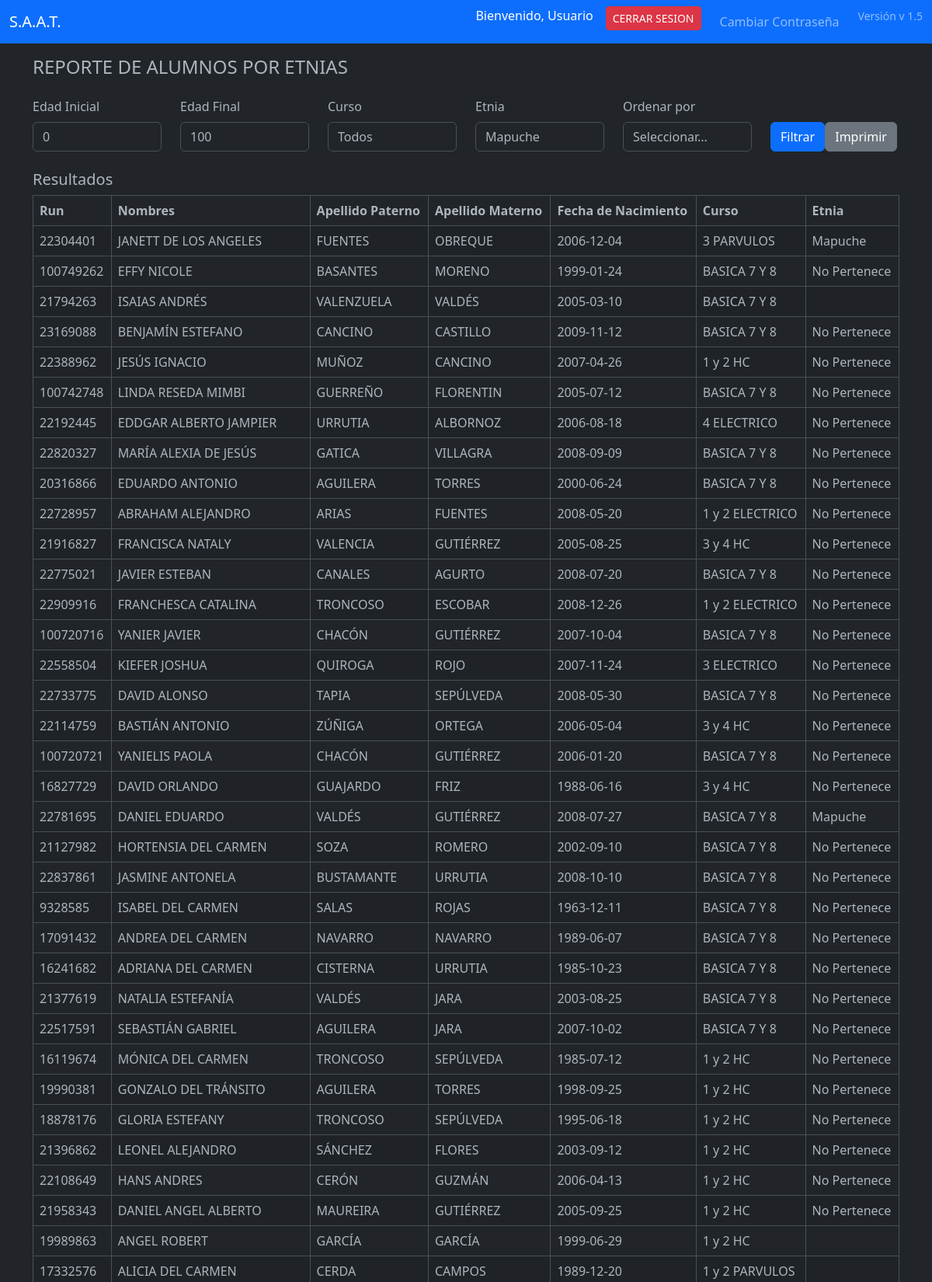
The page /pages/consultas/c.pueblo.originarios.php (upper part) on the database its author committed.
### tables this page shows
CREATE TABLE IF NOT EXISTS `alum` (
  `idalum` int NOT NULL AUTO_INCREMENT,
  `run` int NOT NULL,
  `digv` varchar(5) NOT NULL,
  `nombres` varchar(45) NOT NULL,
  `apaterno` varchar(45) NOT NULL,
  `amaterno` varchar(45) DEFAULT NULL,
  `fnac` date NOT NULL,
  `celular` varchar(45) DEFAULT NULL,
  `telefono` varchar(45) DEFAULT NULL,
  `email` varchar(60) DEFAULT NULL,
  `direcc` varchar(60) NOT NULL,
  `comuna` varchar(45) NOT NULL,
  `codcomuna` varchar(45) DEFAULT NULL,
  `genero` varchar(1) DEFAULT NULL,
  `fincorpora` date NOT NULL,
  `fretiro` date DEFAULT NULL,
  `codetnia` int DEFAULT NULL,
  `rbd` int DEFAULT NULL,
  `anio` year DEFAULT NULL,
  `n_lista` int DEFAULT NULL,
  `codtipoense` int DEFAULT NULL,
  `codgrado` int DEFAULT NULL,
  `descgrado` varchar(300) DEFAULT NULL,
  `letracurso` varchar(1) DEFAULT NULL,
  `foto` varchar(60) DEFAULT NULL,
  `sectorestudiante` varchar(45) NOT NULL,
  `asistencia` int DEFAULT NULL,
  `promedio` decimal(7,1) DEFAULT NULL,
  `estado_civil` varchar(45) DEFAULT NULL,
  `nivelciclo` varchar(60) DEFAULT NULL,
  `tipoensenanza` varchar(50) DEFAULT NULL,
  `georreferencia` varchar(45) DEFAULT NULL,
  `especialidad` varchar(45) DEFAULT NULL,
  `nacionalidad` varchar(45) DEFAULT NULL,
  `matricula` int DEFAULT NULL,
  `trabaja` varchar(45) DEFAULT NULL,
  PRIMARY KEY (`idalum`,`run`),
  UNIQUE KEY `run_UNIQUE` (`run`)
);

CREATE TABLE IF NOT EXISTS `cursos` (
  `id` int NOT NULL AUTO_INCREMENT,
  `nombre` varchar(50) DEFAULT NULL,
  `jornada` varchar(1) NOT NULL,
  `descripcion` text,
  `descgrado` varchar(80) DEFAULT NULL,
  `codtipoense` int DEFAULT NULL,
  `codgrado` int DEFAULT NULL,
  `letra` varchar(1) DEFAULT NULL,
  PRIMARY KEY (`id`)
);

CREATE TABLE IF NOT EXISTS `alum_sociales` (
  `idalum_social` int NOT NULL AUTO_INCREMENT,
  `run_alum_sociales` int NOT NULL,
  `region` varchar(45) DEFAULT NULL,
  `comuna` varchar(40) DEFAULT NULL,
  `establecimiento` varchar(80) DEFAULT NULL,
  `ultimocursoaprobado` varchar(40) DEFAULT NULL,
  `ultimoanioestudio` varchar(10) DEFAULT NULL,
  `cursosrepetido` varchar(45) DEFAULT NULL,
  `veinteporciento` varchar(45) DEFAULT NULL,
  `informe20porciento` varchar(250) DEFAULT NULL,
  `infosalud` varchar(200) DEFAULT NULL,
  `perteneceetnia` varchar(40) DEFAULT NULL,
  `embarazo` varchar(10) DEFAULT NULL,
  `semanas` varchar(15) DEFAULT NULL,
  `pueblooriginario` varchar(20) DEFAULT NULL,
  `evpsicologica` varchar(45) DEFAULT NULL,
  `problemaaprendizaje` varchar(45) DEFAULT NULL,
  `pie` varchar(45) DEFAULT NULL,
  `chilesolida` varchar(45) DEFAULT NULL,
  `chilesolidacual` varchar(45) DEFAULT NULL,
  `sistemasalud` varchar(45) DEFAULT NULL,
  `letrafonasa` varchar(10) DEFAULT NULL,
  `segurosalud` varchar(45) DEFAULT NULL,
  `segurocual` varchar(45) DEFAULT NULL,
  `regsocial` varchar(10) DEFAULT NULL,
  `obsestablecimiento` varchar(60) DEFAULT NULL,
  PRIMARY KEY (`idalum_social`),
  UNIQUE KEY `run_alum_sociales_UNIQUE` (`run_alum_sociales`)
);

### pages/consultas/c.pueblo.originarios.php (the view, shortened to what this page needs)
<?php
include '../../includes/navbar.php';
$database = new Connection();
$db = $database->open();
$edad_inicial = isset($_GET['edad_inicial']) ? (int)$_GET['edad_inicial'] : 0;
$edad_final = isset($_GET['edad_final']) ? (int)$_GET['edad_final'] : 100;
$etnia = isset($_GET['etnia']) ? (int)$_GET['etnia'] : 0;
$sql = "SELECT a.run, a.nombres, a.apaterno, a.amaterno, a.fnac, c.nombre AS curso,
               s.pueblooriginario AS etnia
        FROM alum a
        INNER JOIN cursos c ON a.codtipoense = c.codtipoense AND a.codgrado = c.codgrado
        LEFT JOIN alum_sociales s ON a.run = s.run_alum_sociales
        WHERE (YEAR(CURDATE()) - YEAR(a.fnac)) BETWEEN :edad_inicial AND :edad_final";
$stmt = $db->prepare($sql);
$stmt->bindParam(':edad_inicial', $edad_inicial, PDO::PARAM_INT);
$stmt->bindParam(':edad_final', $edad_final, PDO::PARAM_INT);
$stmt->execute();
$alumnos = $stmt->fetchAll(PDO::FETCH_ASSOC);
$sqlEtnia = "SELECT DISTINCT a.codetnia, s.pueblooriginario FROM alum a
             INNER JOIN alum_sociales s ON a.run = s.run_alum_sociales";
$etniasStmt = $db->prepare($sqlEtnia);
$etniasStmt->execute();
$etnias = $etniasStmt->fetchAll(PDO::FETCH_ASSOC);
?>
<!DOCTYPE html>
<html lang="es" data-bs-theme="dark">
<head>
    <link href="https://cdn.jsdelivr.net/npm/bootstrap@5.3.0/dist/css/bootstrap.min.css" rel="stylesheet">
    <link rel="stylesheet" href="https://cdn.jsdelivr.net/npm/bootstrap-icons@1.10.5/font/bootstrap-icons.css">
</head>
<body>
<div class="container">
    <h4 class="page-header mb-4">REPORTE DE ALUMNOS POR ETNIAS</h4>
    <form method="GET" action="">
        <div class="row">
            <div class="col-md-2">
                <label for="edad_inicial" class="form-label">Edad Inicial</label>
                <input type="number" name="edad_inicial" id="edad_inicial" class="form-control" value="<?php echo $edad_inicial; ?>" required>
            </div>
            <div class="col-md-2">
                <label for="edad_final" class="form-label">Edad Final</label>
                <input type="number" name="edad_final" id="edad_final" class="form-control" value="<?php echo $edad_final; ?>" required>
            </div>
            <div class="col-md-2">
                <label for="curso" class="form-label">Curso</label>
                <select name="curso" id="curso" class="form-control">
                    <option value="Todos">Todos</option>
                </select>
            </div>
            <div class="col-md-2">
                <label for="etnia" class="form-label">Etnia</label>
                <select name="etnia" id="etnia" class="form-control">
                    <?php foreach ($etnias as $etniaOption): ?>
                        <option value="<?php echo $etniaOption['codetnia']; ?>" <?php echo $etnia == $etniaOption['codetnia'] ? 'selected' : ''; ?>>
                            <?php echo $etniaOption['pueblooriginario']; ?>
                        </option>
                    <?php endforeach; ?>
                </select>
            </div>
            <div class="col-md-2">
                <label for="ordenar_por" class="form-label">Ordenar por</label>
                <select name="ordenar_por" id="ordenar_por" class="form-control">
                    <option value="">Seleccionar...</option>
                </select>
            </div>
            <div class="col-md-2 d-flex align-items-end">
                <button type="submit" class="btn btn-primary">Filtrar</button>
                <button type="button" class="btn btn-secondary no-print align-items-center" onclick="window.print();">Imprimir</button>
            </div>
        </div>
    </form>
    <h5 class="mt-4">Resultados</h5>
    <table class="table table-striped table-bordered mt-2">
        <thead>
            <tr>
                <th>Run</th>
                <th>Nombres</th>
                <th>Apellido Paterno</th>
                <th>Apellido Materno</th>
                <th>Fecha de Nacimiento</th>
                <th>Curso</th>
                <th>Etnia</th>
            </tr>
        </thead>
        <tbody>
            <?php if ($alumnos): ?>
                <?php foreach ($alumnos as $alumno): ?>
                    <tr>
                        <td><?php echo $alumno['run']; ?></td>
                        <td><?php echo $alumno['nombres']; ?></td>
                        <td><?php echo $alumno['apaterno']; ?></td>
                        <td><?php echo $alumno['amaterno']; ?></td>
                        <td><?php echo $alumno['fnac']; ?></td>
                        <td><?php echo $alumno['curso']; ?></td>
                        <td><?php echo $alumno['etnia']; ?></td>
                    </tr>
                <?php endforeach; ?>
            <?php else: ?>
                <tr>
                    <td colspan="7" class="text-center">No hay resultados para mostrar.</td>
                </tr>
            <?php endif; ?>
        </tbody>
    </table>
</div>
</body>
</html>

### rows shown on the page
alum: run "22304401", nombres "JANETT DE LOS ANGELES", apaterno "FUENTES", amaterno "OBREQUE", fnac "2006-12-04", cursos.nombre "3 PARVULOS", alum_sociales.pueblooriginario "Mapuche"
alum: run "100749262", nombres "EFFY NICOLE", apaterno "BASANTES", amaterno "MORENO", fnac "1999-01-24", cursos.nombre "BASICA 7 Y 8", alum_sociales.pueblooriginario "No Pertenece"
alum: run "21794263", nombres "ISAIAS ANDRÉS", apaterno "VALENZUELA", amaterno "VALDÉS", fnac "2005-03-10", cursos.nombre "BASICA 7 Y 8"
alum: run "23169088", nombres "BENJAMÍN ESTEFANO", apaterno "CANCINO", amaterno "CASTILLO", fnac "2009-11-12", cursos.nombre "BASICA 7 Y 8", alum_sociales.pueblooriginario "No Pertenece"
alum: run "22388962", nombres "JESÚS IGNACIO", apaterno "MUÑOZ", amaterno "CANCINO", fnac "2007-04-26", cursos.nombre "1 y 2 HC", alum_sociales.pueblooriginario "No Pertenece"
alum: run "100742748", nombres "LINDA RESEDA MIMBI", apaterno "GUERREÑO", amaterno "FLORENTIN", fnac "2005-07-12", cursos.nombre "BASICA 7 Y 8", alum_sociales.pueblooriginario "No Pertenece"
alum: run "22192445", nombres "EDDGAR ALBERTO JAMPIER", apaterno "URRUTIA", amaterno "ALBORNOZ", fnac "2006-08-18", cursos.nombre "4 ELECTRICO", alum_sociales.pueblooriginario "No Pertenece"
alum: run "22820327", nombres "MARÍA ALEXIA DE JESÚS", apaterno "GATICA", amaterno "VILLAGRA", fnac "2008-09-09", cursos.nombre "BASICA 7 Y 8", alum_sociales.pueblooriginario "No Pertenece"
alum: run "20316866", nombres "EDUARDO ANTONIO", apaterno "AGUILERA", amaterno "TORRES", fnac "2000-06-24", cursos.nombre "BASICA 7 Y 8", alum_sociales.pueblooriginario "No Pertenece"
alum: run "22728957", nombres "ABRAHAM ALEJANDRO", apaterno "ARIAS", amaterno "FUENTES", fnac "2008-05-20", cursos.nombre "1 y 2 ELECTRICO", alum_sociales.pueblooriginario "No Pertenece"
alum: run "21916827", nombres "FRANCISCA NATALY", apaterno "VALENCIA", amaterno "GUTIÉRREZ", fnac "2005-08-25", cursos.nombre "3 y 4 HC", alum_sociales.pueblooriginario "No Pertenece"
alum: run "22775021", nombres "JAVIER ESTEBAN", apaterno "CANALES", amaterno "AGURTO", fnac "2008-07-20", cursos.nombre "BASICA 7 Y 8", alum_sociales.pueblooriginario "No Pertenece"
alum: run "22909916", nombres "FRANCHESCA CATALINA", apaterno "TRONCOSO", amaterno "ESCOBAR", fnac "2008-12-26", cursos.nombre "1 y 2 ELECTRICO", alum_sociales.pueblooriginario "No Pertenece"
alum: run "100720716", nombres "YANIER JAVIER", apaterno "CHACÓN", amaterno "GUTIÉRREZ", fnac "2007-10-04", cursos.nombre "BASICA 7 Y 8", alum_sociales.pueblooriginario "No Pertenece"
alum: run "22558504", nombres "KIEFER JOSHUA", apaterno "QUIROGA", amaterno "ROJO", fnac "2007-11-24", cursos.nombre "3 ELECTRICO", alum_sociales.pueblooriginario "No Pertenece"
alum: run "22733775", nombres "DAVID ALONSO", apaterno "TAPIA", amaterno "SEPÚLVEDA", fnac "2008-05-30", cursos.nombre "BASICA 7 Y 8", alum_sociales.pueblooriginario "No Pertenece"
alum: run "22114759", nombres "BASTIÁN ANTONIO", apaterno "ZÚÑIGA", amaterno "ORTEGA", fnac "2006-05-04", cursos.nombre "3 y 4 HC", alum_sociales.pueblooriginario "No Pertenece"
alum: run "100720721", nombres "YANIELIS PAOLA", apaterno "CHACÓN", amaterno "GUTIÉRREZ", fnac "2006-01-20", cursos.nombre "BASICA 7 Y 8", alum_sociales.pueblooriginario "No Pertenece"
alum: run "16827729", nombres "DAVID ORLANDO", apaterno "GUAJARDO", amaterno "FRIZ", fnac "1988-06-16", cursos.nombre "3 y 4 HC", alum_sociales.pueblooriginario "No Pertenece"
alum: run "22781695", nombres "DANIEL EDUARDO", apaterno "VALDÉS", amaterno "GUTIÉRREZ", fnac "2008-07-27", cursos.nombre "BASICA 7 Y 8", alum_sociales.pueblooriginario "Mapuche"
alum: run "21127982", nombres "HORTENSIA DEL CARMEN", apaterno "SOZA", amaterno "ROMERO", fnac "2002-09-10", cursos.nombre "BASICA 7 Y 8", alum_sociales.pueblooriginario "No Pertenece"
alum: run "22837861", nombres "JASMINE ANTONELA", apaterno "BUSTAMANTE", amaterno "URRUTIA", fnac "2008-10-10", cursos.nombre "BASICA 7 Y 8", alum_sociales.pueblooriginario "No Pertenece"
alum: run "9328585", nombres "ISABEL DEL CARMEN", apaterno "SALAS", amaterno "ROJAS", fnac "1963-12-11", cursos.nombre "BASICA 7 Y 8", alum_sociales.pueblooriginario "No Pertenece"
alum: run "17091432", nombres "ANDREA DEL CARMEN", apaterno "NAVARRO", amaterno "NAVARRO", fnac "1989-06-07", cursos.nombre "BASICA 7 Y 8", alum_sociales.pueblooriginario "No Pertenece"
alum: run "16241682", nombres "ADRIANA DEL CARMEN", apaterno "CISTERNA", amaterno "URRUTIA", fnac "1985-10-23", cursos.nombre "BASICA 7 Y 8", alum_sociales.pueblooriginario "No Pertenece"
alum: run "21377619", nombres "NATALIA ESTEFANÍA", apaterno "VALDÉS", amaterno "JARA", fnac "2003-08-25", cursos.nombre "BASICA 7 Y 8", alum_sociales.pueblooriginario "No Pertenece"
alum: run "22517591", nombres "SEBASTIÁN GABRIEL", apaterno "AGUILERA", amaterno "JARA", fnac "2007-10-02", cursos.nombre "BASICA 7 Y 8", alum_sociales.pueblooriginario "No Pertenece"
alum: run "16119674", nombres "MÓNICA DEL CARMEN", apaterno "TRONCOSO", amaterno "SEPÚLVEDA", fnac "1985-07-12", cursos.nombre "1 y 2 HC", alum_sociales.pueblooriginario "No Pertenece"
alum: run "19990381", nombres "GONZALO DEL TRÁNSITO", apaterno "AGUILERA", amaterno "TORRES", fnac "1998-09-25", cursos.nombre "1 y 2 HC", alum_sociales.pueblooriginario "No Pertenece"
alum: run "18878176", nombres "GLORIA ESTEFANY", apaterno "TRONCOSO", amaterno "SEPÚLVEDA", fnac "1995-06-18", cursos.nombre "1 y 2 HC", alum_sociales.pueblooriginario "No Pertenece"
alum: run "21396862", nombres "LEONEL ALEJANDRO", apaterno "SÁNCHEZ", amaterno "FLORES", fnac "2003-09-12", cursos.nombre "1 y 2 HC", alum_sociales.pueblooriginario "No Pertenece"
alum: run "22108649", nombres "HANS ANDRES", apaterno "CERÓN", amaterno "GUZMÁN", fnac "2006-04-13", cursos.nombre "1 y 2 HC", alum_sociales.pueblooriginario "No Pertenece"
alum: run "21958343", nombres "DANIEL ANGEL ALBERTO", apaterno "MAUREIRA", amaterno "GUTIÉRREZ", fnac "2005-09-25", cursos.nombre "1 y 2 HC", alum_sociales.pueblooriginario "No Pertenece"
alum: run "19989863", nombres "ANGEL ROBERT", apaterno "GARCÍA", amaterno "GARCÍA", fnac "1999-06-29", cursos.nombre "1 y 2 HC"
alum: run "17332576", nombres "ALICIA DEL CARMEN", apaterno "CERDA", amaterno "CAMPOS", fnac "1989-12-20", cursos.nombre "1 y 2 PARVULOS"

### other values the page prints
$username "Usuario"
$appVersion "v 1.5"
form field etnia "Mapuche"
